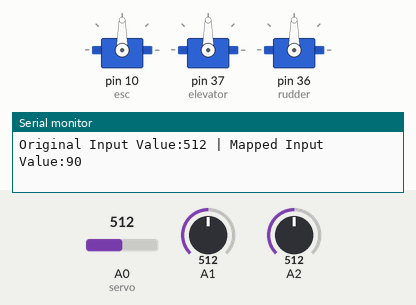
The sketch below on a simulated Arduino Mega 2560, built with avr-gcc and run on an emulated ATmega2560. Parts: 3 × servo, the last lines printed to the serial monitor. The inputs (shaded band) are chosen by the test bench; at power-on: A0 (servo) = 512, A1 = 512, A2 = 512.

Above: at 11.2 s.
11.3 s: A0 (servo) set to 559
At 12.4 s:
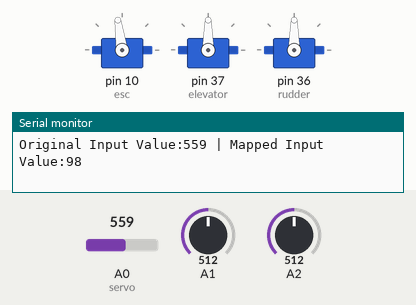
14.3 s: A0 (servo) set to 585
At 15.0 s:
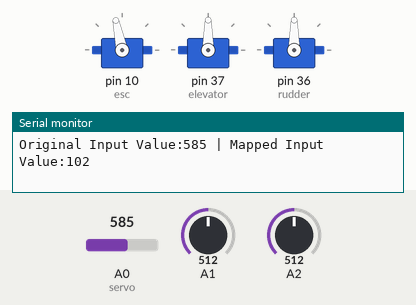
15.8 s: A1 set to 716
At 16.7 s:
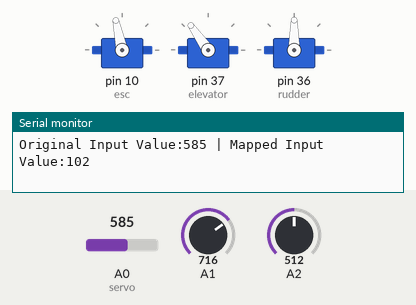
17.3 s: A2 set to 716
At 18.1 s:
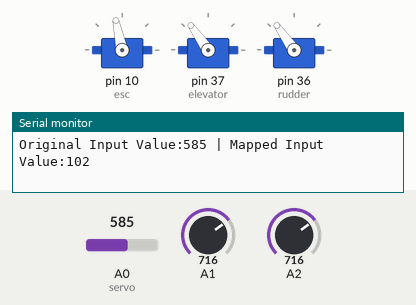
18.8 s: A0 (servo) set to 511
At 19.8 s:
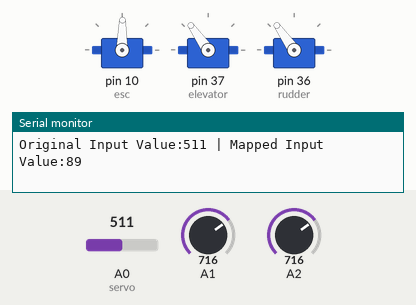
20.3 s: A1 set to 900
At 21.1 s:
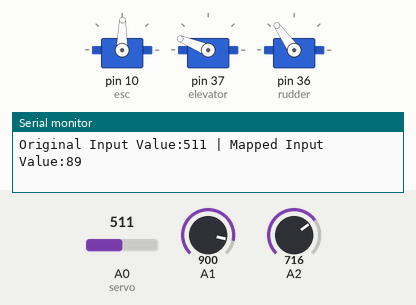
Timing chart, 0 to 22.8 s (numbered marks = the images above; inputs shaded):
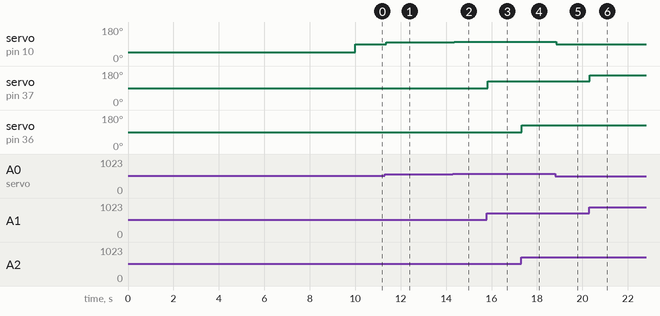

The sketch:

auto_calibrate.ino
```cpp
#include<Servo.h>

Servo esc;//Declare the ESC as a Servo Object
Servo elevator;
Servo rudder;

int x_axis;
int elevator_val;
int y_axis;
int rudder_val;
int input;

void setup() {
  esc.attach(10);           //Attach the ESC to Digital Pin 10
  Serial.begin(9600);      //Begin Reading/Open Serial
  Serial.begin (9600) ;
  pinMode(A1,INPUT);
  elevator.attach(37);
  pinMode(A2,INPUT);
  rudder.attach(36);
  esc.write(1023);
  delay(10000);
  esc.write(508);
}

void loop() {

  x_axiss();
  y_axiss();

  input=analogRead(A0);                      //Value of input is analog input on pin A0
  Serial.print("Original Input Value:");      //Serial print the original input value
  Serial.print(input);
  Serial.print(" | ");
  delay(1);

  input=map(analogRead(A0), 0, 1023, 0, 180); //Map the input values from the joystick on analog pin 0 to  correspond to max and min values for the servo output: 180 and 0
  Serial.print("Mapped Input Value:");
  Serial.print(input);                      //Serial print the mapped input value
  Serial.print("\n");
  delay(1);                                  //Delay determines your resolution/smoothness and responsiveness of Motor to the movement of Potwntiometer/Joystick.
  esc.write(input);
}

void x_axiss(){
  x_axis=analogRead(A1);
  elevator_val=map(x_axis,0,1023,0,180);
  elevator.write(elevator_val);
}

void y_axiss(){
  y_axis=analogRead(A2);
  rudder_val=map(y_axis,0,1023,0,180);
  rudder.write(rudder_val);
}
```

Measured:
- after the input at 11.3 s, servo on pin 10 (esc): 90° → 98° after 0.06 s
- after the input at 14.3 s, servo on pin 10 (esc): 98° → 102° after 0.07 s
- after the input at 15.8 s, servo on pin 37 (elevator): 90° → 125° at once
- after the input at 17.3 s, servo on pin 36 (rudder): 90° → 125° at once
- after the input at 18.8 s, servo on pin 10 (esc): 102° → 89° at once
- after the input at 20.3 s, servo on pin 37 (elevator): 125° → 158° at once
